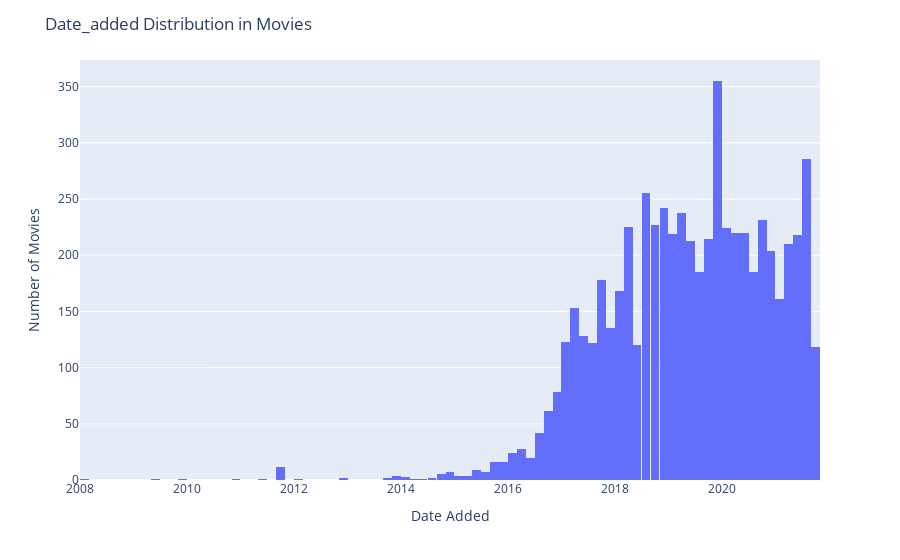
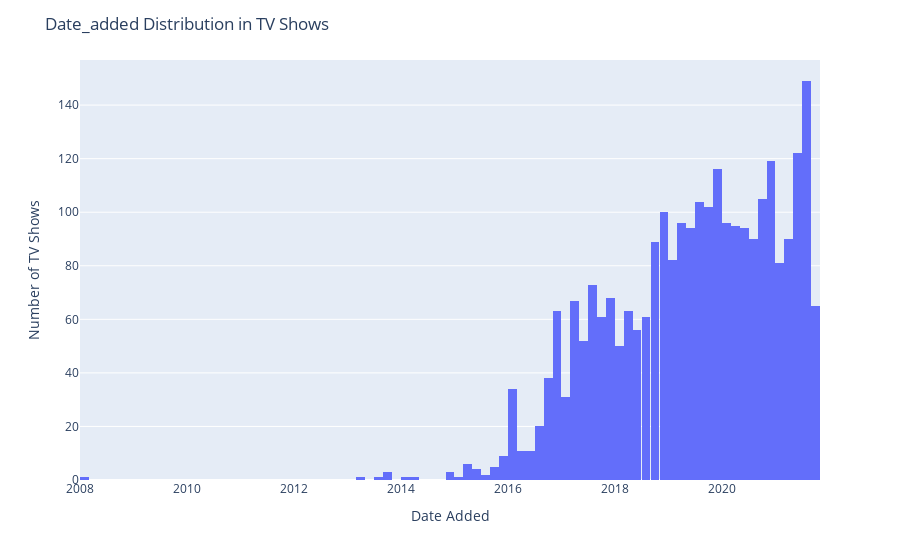

Write notebook code for charts like these, in order.
### Code cell
movies_grp_df = movies_df.groupby(['title', 'date_added']).size().reset_index(name='count')
fig = px.histogram(movies_grp_df, x="date_added", barmode='group')
fig.update_layout(title='Date_added Distribution in Movies', xaxis_title='Date Added', yaxis_title='Number of Movies')
fig.show()

shows_grp_df = shows_df.groupby(['title', 'date_added']).size().reset_index(name='count')
fig = px.histogram(shows_grp_df, x="date_added", barmode='group')
fig.update_layout(title='Date_added Distribution in TV Shows', xaxis_title='Date Added', yaxis_title='Number of TV Shows')
fig.show()

### Figure 1 — Plotly figure (JSON) as saved in the notebook; plotly's stock layout.template omitted (floating-point values rounded to 4 significant figures; data arrays with more than 128 entries replaced by an {"elided": "..."} marker saying what was removed)
{"data": [{"alignmentgroup": "True", "bingroup": "x", "hovertemplate": "date_added=%{x}<br>count=%{y}<extra></extra>", "legendgroup": "", "marker": {"color": "#636efa", "pattern": {"shape": ""}}, "name": "", "offsetgroup": "", "orientation": "v", "showlegend": false, "type": "histogram", "x": {"elided": "6131 str values"}, "xaxis": "x", "yaxis": "y"}], "layout": {"barmode": "group", "legend": {"tracegroupgap": 0}, "margin": {"t": 60}, "title": {"text": "Date_added Distribution in Movies"}, "xaxis": {"anchor": "y", "domain": [0, 1], "title": {"text": "Date Added"}}, "yaxis": {"anchor": "x", "domain": [0, 1], "title": {"text": "Number of Movies"}}}}

### Figure 2 — Plotly figure (JSON) as saved in the notebook; plotly's stock layout.template omitted (floating-point values rounded to 4 significant figures; data arrays with more than 128 entries replaced by an {"elided": "..."} marker saying what was removed)
{"data": [{"alignmentgroup": "True", "bingroup": "x", "hovertemplate": "date_added=%{x}<br>count=%{y}<extra></extra>", "legendgroup": "", "marker": {"color": "#636efa", "pattern": {"shape": ""}}, "name": "", "offsetgroup": "", "orientation": "v", "showlegend": false, "type": "histogram", "x": {"elided": "2686 str values"}, "xaxis": "x", "yaxis": "y"}], "layout": {"barmode": "group", "legend": {"tracegroupgap": 0}, "margin": {"t": 60}, "title": {"text": "Date_added Distribution in TV Shows"}, "xaxis": {"anchor": "y", "domain": [0, 1], "title": {"text": "Date Added"}}, "yaxis": {"anchor": "x", "domain": [0, 1], "title": {"text": "Number of TV Shows"}}}}
